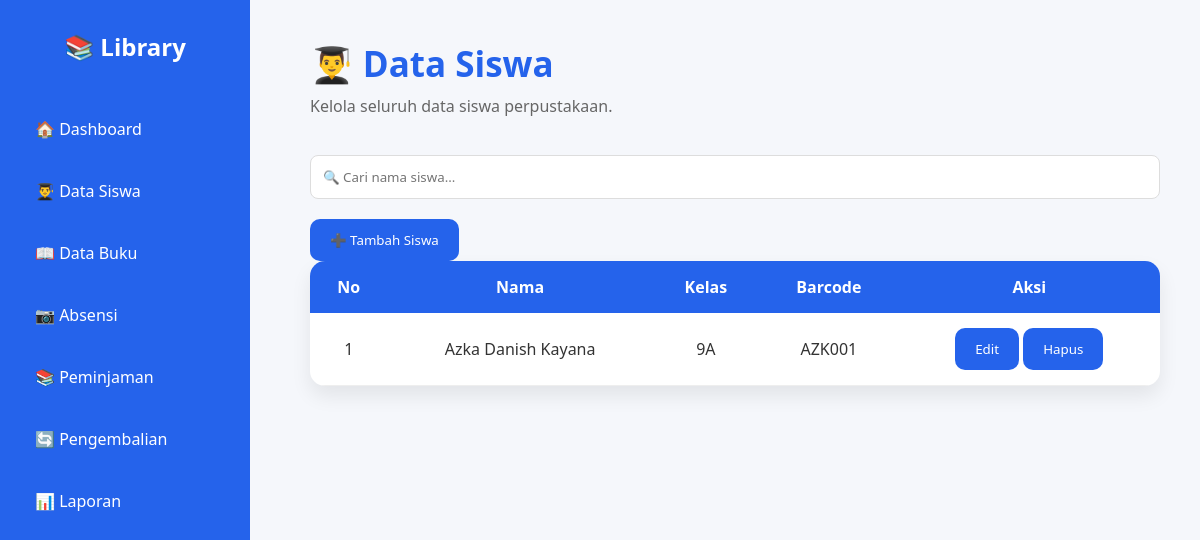
The page /siswa on the database as committed earlier.
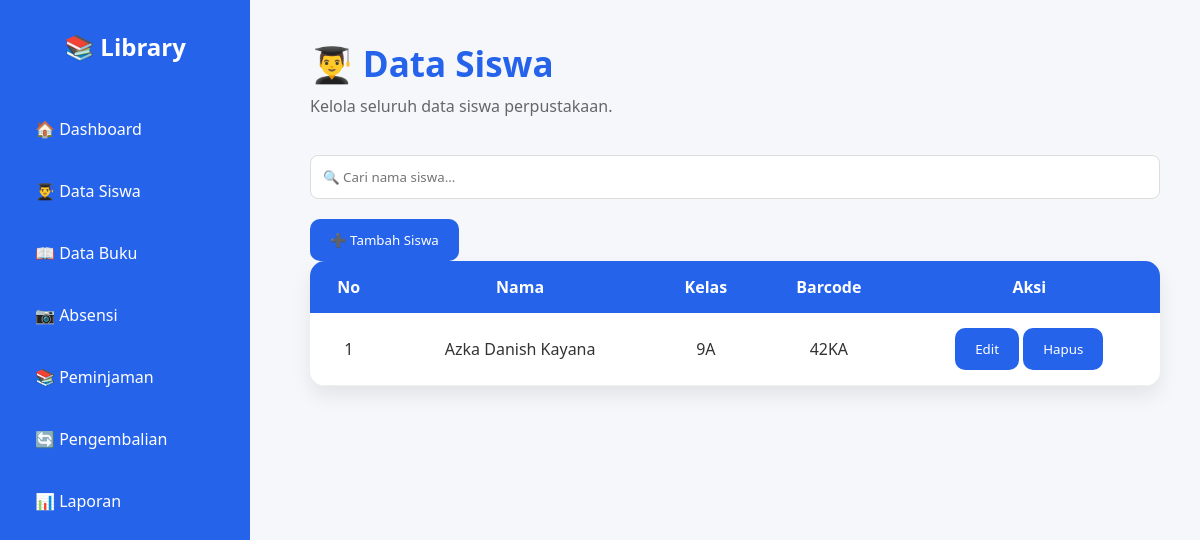
The same page on the database as committed later.
### tables this page shows
CREATE TABLE siswa (
        id INTEGER PRIMARY KEY AUTOINCREMENT,
        nama TEXT NOT NULL,
        kelas TEXT NOT NULL,
        barcode TEXT UNIQUE NOT NULL
    );

### app.py (the view)
@app.route("/siswa")
def siswa():
    conn = connect()
    cursor = conn.cursor()
    cursor.execute("""
        SELECT
            nama,
            kelas,
            barcode
        FROM siswa
        ORDER BY nama
    """)
    data = cursor.fetchall()
    conn.close()
    return render_template(
        "siswa.html",
        data=data
    )

### database.py (called while the page is built)
def connect():
    return sqlite3.connect(DB_NAME)

### templates/siswa.html (shortened to what this page needs)
{% extends "base.html" %}
{% block content %}
<div class="header">
    <h1>👨‍🎓 Data Siswa</h1>
    <p>Kelola seluruh data siswa perpustakaan.</p>
</div>
<div class="top-bar">
    <input
        type="text"
        id="searchInput"
        placeholder="🔍 Cari nama siswa..."
        onkeyup="searchTable()"
    >
    <a href="/tambah_siswa">
        <button>
            ➕ Tambah Siswa
        </button>
    </a>
</div>
<table id="tabelSiswa">
    <thead>
        <tr>
            <th>No</th>
            <th>Nama</th>
            <th>Kelas</th>
            <th>Barcode</th>
            <th>Aksi</th>
        </tr>
    </thead>
    <tbody>
        {% for siswa in data %}
        <tr>
            <td>{{ loop.index }}</td>
            <td>{{ siswa[0] }}</td>
            <td>{{ siswa[1] }}</td>
            <td>{{ siswa[2] }}</td>
            <td>
                <button>Edit</button>
                <button>Hapus</button>
            </td>
        </tr>
        {% endfor %}
    </tbody>
</table>
{% endblock %}

Rows that differ between the two databases and show on the page:
changed siswa "Azka Danish Kayana": barcode "AZK001" → "42KA"
